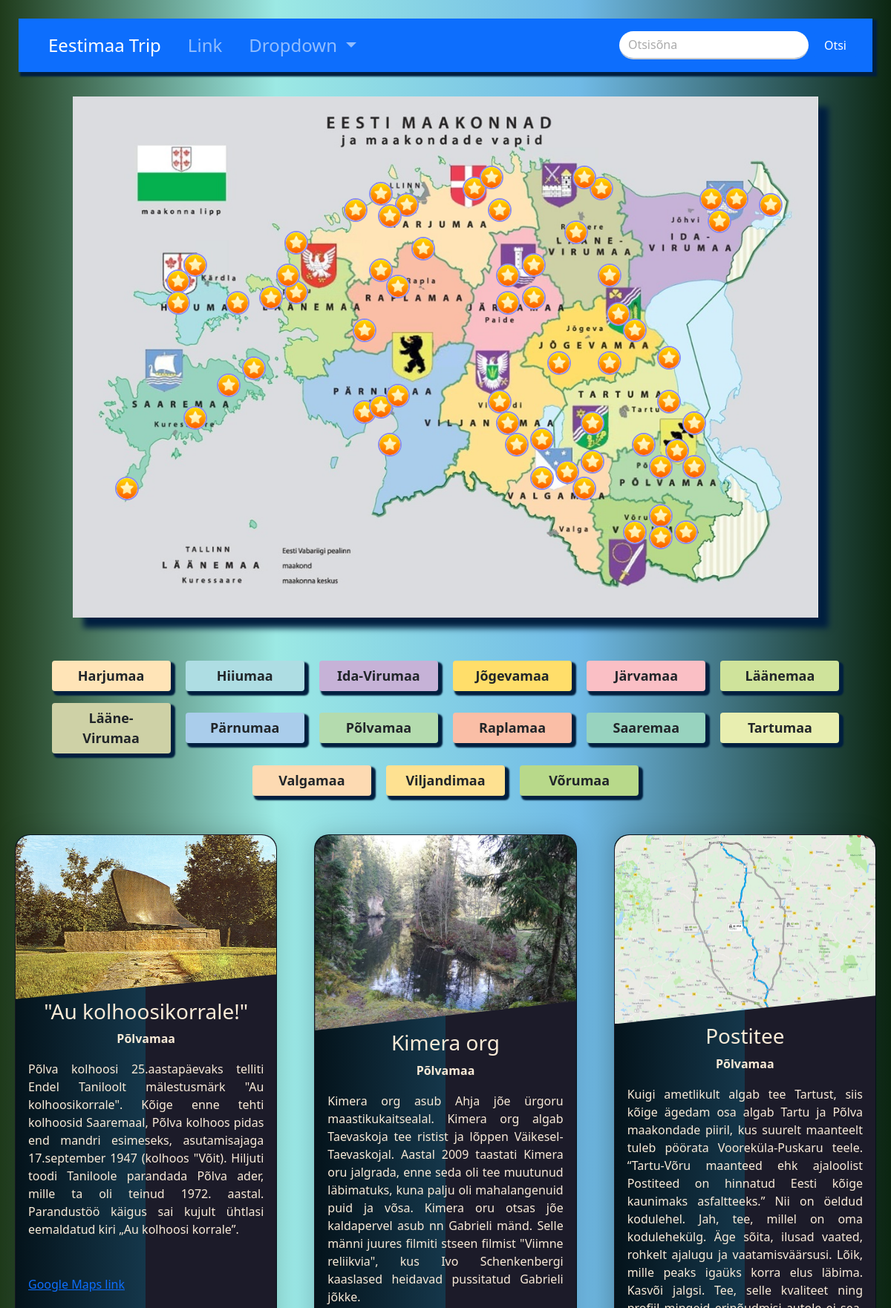
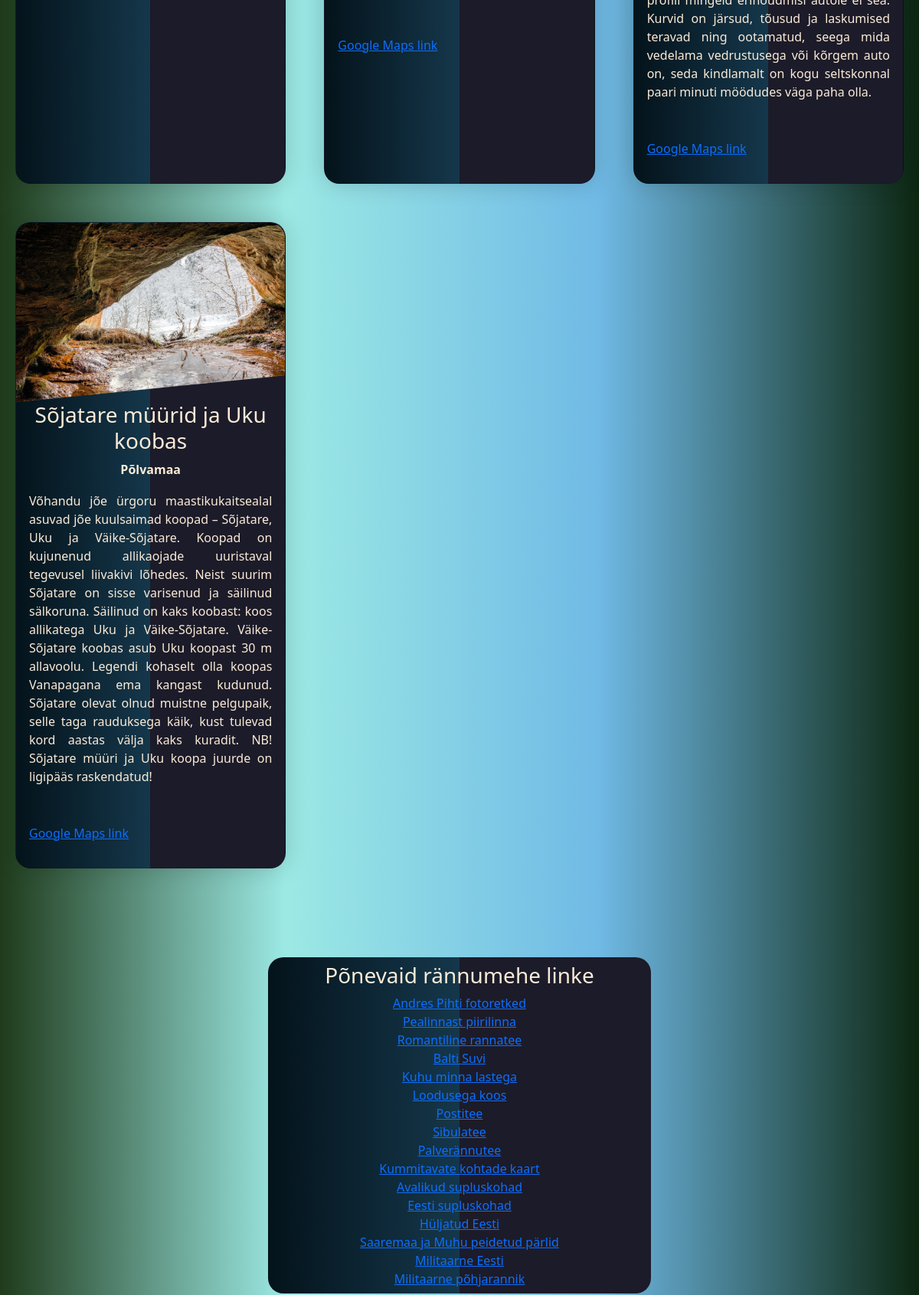
/pol.php (upper part), run on the app's committed database (2 pictures, top to bottom).
### tables this page shows
CREATE TABLE `siht` (
  `id` int(11) NOT NULL,
  `tunnus` varchar(7) NOT NULL,
  `nimi` varchar(50) NOT NULL,
  `maakond` varchar(20) NOT NULL,
  `info` varchar(3000) NOT NULL,
  `asukoht` varchar(50) NOT NULL,
  `iframe` varchar(1000) NOT NULL
);

### pol.php (the view, shortened to what this page needs)
<?php
    $message_sent = false;
?>
<!DOCTYPE html>
<html lang="en">
<head>
    <link rel="stylesheet" href="css/bootstrap.min.css">
    <link rel="stylesheet" href="style/style.css">
</head>
<body>
    <nav class="navbar navbar-expand-lg navbar-dark bg-primary">
        <div class="container-fluid">
          <div class="collapse navbar-collapse" id="navbarSupportedContent">
            <ul class="navbar-nav me-auto mb-2 mb-lg-0">
              <li class="nav-item">
                <a class="nav-link active" aria-current="page" href="#">Eestimaa Trip</a>
              </li>
              <li class="nav-item">
                <a class="nav-link" href="#">Link</a>
              </li>
              <li class="nav-item dropdown">
                <a class="nav-link dropdown-toggle" href="#" id="navbarDropdown" role="button" data-bs-toggle="dropdown" aria-expanded="false">
                  Dropdown
                </a>
              </li>
            </ul>
            <form class="d-flex">
              <input class="form-control me-2 rounded-pill" type="search" placeholder="Otsisõna" aria-label="Search">
              <button class="btn btn-primary" type="submit">Otsi</button>
            </form>
          </div>
        </div>
    </nav>
<div id="body">
        <?php include 'map.php';?>
        <div id="maakonnad">
            <button type="button" class="btn" onclick="window.location.href='har.php#siht'" style="background-color: #ffe4b7;">Harjumaa</button>
            <button type="button" class="btn" onclick="window.location.href='hii.php#siht'" style="background-color: #aedde3;">Hiiumaa</button>
            <button type="button" class="btn" onclick="window.location.href='ivi.php#siht'" style="background-color: #c6b2d7;">Ida-Virumaa</button>
            <button type="button" class="btn" onclick="window.location.href='jog.php#siht'" style="background-color: #ffde6a;">Jõgevamaa</button>
            <button type="button" class="btn" onclick="window.location.href='jar.php#siht'" style="background-color: #fabfc5;">Järvamaa</button>
            <button type="button" class="btn" onclick="window.location.href='laa.php#siht'" style="background-color: #cfe39b;">Läänemaa</button>
            <button type="button" class="btn" onclick="window.location.href='lvi.php#siht'" style="background-color: #ced1a6;">Lääne-Virumaa</button>
            <button type="button" class="btn" onclick="window.location.href='par.php#siht'" style="background-color: #aacdeb;">Pärnumaa</button>
            <button type="button" class="btn" onclick="window.location.href='pol.php#siht'" style="background-color: #b4dbae;">Põlvamaa</button>
            <button type="button" class="btn" onclick="window.location.href='rap.php#siht'" style="background-color: #fabea6;">Raplamaa</button>
            <button type="button" class="btn" onclick="window.location.href='saa.php#siht'" style="background-color: #98d3bf;">Saaremaa</button>
            <button type="button" class="btn" onclick="window.location.href='tar.php#siht'" style="background-color: #e8eeb0;">Tartumaa</button>
            <button type="button" class="btn" onclick="window.location.href='val.php#siht'" style="background-color: #fddab2;">Valgamaa</button>
            <button type="button" class="btn" onclick="window.location.href='vil.php#siht'" style="background-color: #fee191;">Viljandimaa</button>
            <button type="button" class="btn" onclick="window.location.href='vor.php#siht'" style="background-color: #b8d98a;">Võrumaa</button>
        </div><br>
        <?php
        $servername = "localhost";
        $username = "root";
        $password = "";
        $dbname = "eesti_trip";
        $conn = mysqli_connect($servername, $username, $password, $dbname);
        $sql = "SELECT tunnus, nimi, maakond, info, asukoht, iframe FROM siht WHERE maakond='Põlvamaa'";
        if ($result=mysqli_query($conn,$sql)) {
            if(mysqli_num_rows($result)>0){
                echo"<div class='cards'>";
                while($row=mysqli_fetch_array($result)){
                    echo"<div class='card'>";
                    echo"<div class='card_container'>";
                    echo"<img class='location' src='img/".$row['tunnus'].".jpg' alt=''>";
                    echo"</div>";
                    echo"<div class='details'>";
                    echo"<h3>".$row['nimi']."</h3>";
                    echo"<div class='mk'><b>".$row['maakond']."</b></div>";
                    echo"<p>".$row['info']."</p>";
                    echo"<p><a target='_blank' href=".$row['asukoht'].">Google Maps link</a></p>";
                    echo"</div>";
                    echo"</div>";
                }
                echo"</div class='cards'>";
                } else {
                    echo"Kirjeid ei leitud!";
                }
        } else {
            echo "Viga: " . $sql . "<br>" . mysqli_error($conn);
        }
        ?>
        </div><br><br>
    </div><br><br>
    <?php include 'links.php';?>
    <?php
    if($message_sent):
    ?>
      <h3>Tänud, me võtame teiega ühendust!</h3>
    <?php
    else:
    ?>
    <br>
    <?php
    endif;
    ?>
</body>
</html>

### style/style.css (style rules this page uses)
:root { --boxshadow: #001f3f; --font-color: #555; --font-color-color: orange; }
body { background-color: #b3c6ce; background: linear-gradient(90deg, rgb(31, 59, 27) 0%, rgba(156,233,228,1) 31%, rgba(112,186,230,1) 65%, rgba(12,38,17,1) 100%); background-attachment: fixed; color: antiquewhite; text-align: center; }
.navbar-nav > li { margin-left:10px; margin-right:10px; font-size: x-large; }
.navbar { background-color: #001f3f; margin: 25px; padding: 10px; box-shadow: 4px 4px 2px 2px var(--boxshadow); }
.form-control { box-shadow: none; border-radius: 0; border-color: #CCC; border-width: 2px; border-style: none none solid none; }
.form-control::placeholder { color: #aaa; }
#maakonnad { margin: auto; width: 90%; display: block; }
#maakonnad > button { width: 160px; margin: 8px; font-size: large; font-weight: 600; box-shadow: 4px 4px 2px 2px var(--boxshadow); }
.cards { display: grid; grid-template-columns: repeat(auto-fit, minmax(300px,1fr)); padding: 20px; grid-gap: 50px; }
.card { text-align: justify; background: linear-gradient(90deg, rgb(4, 19, 27) 0%, rgb(21, 55, 75) 50%, rgba(28,27,41,1) 50%, rgba(28,27,41,1) 100%); border-radius: 20px; box-shadow: 0 0 30px rgba(0,0,0,0.18); transition: 0.4s; cursor: pointer; }
.mk { text-align: center; }
.card_container { position: relative; clip-path: polygon(0 0,100% 0, 100% 85%, 0 100%); }
img.location { width: 100%; display: block; border-radius: 20px 20px 0 0; }
h3 { text-align: center; }
p { padding: 17px; }

### data on the page
siht: tunnus (picture), nimi "\"Au kolhoosikorrale!\"", maakond "Põlvamaa", info "Põlva kolhoosi 25.aastapäevaks telliti Endel Taniloolt mälestusmärk \"Au kolhoosikorrale\". Kõige enne tehti kolhoosid Saaremaal, Põlva kolhoos pidas end mandri esimeseks, asutamisajaga 17.september 1947 (kolhoos \"Võit). Hiljuti toodi Taniloole parandada Põlva ader, mille ta oli teinud 1972. aastal. Parandustöö käigus sai kujult ühtlasi eemaldatud kiri „Au kolhoosi korrale”."
siht: tunnus (picture), nimi "Kimera org", maakond "Põlvamaa", info "Kimera org asub Ahja jõe ürgoru maastikukaitsealal. Kimera org algab Taevaskoja tee ristist ja lõppen Väikesel-Taevaskojal. Aastal 2009 taastati Kimera oru jalgrada, enne seda oli tee muutunud läbimatuks, kuna palju oli mahalangenuid puid ja võsa. Kimera oru otsas jõe kaldapervel asub nn Gabrieli mänd. Selle männi juures filmiti stseen filmist \"Viimne reliikvia\", kus Ivo Schenkenbergi kaaslased heidavad pussitatud Gabrieli jõkke."
siht: tunnus (picture), nimi "Postitee", maakond "Põlvamaa", info "Kuigi ametlikult algab tee Tartust, siis kõige ägedam osa algab Tartu ja Põlva maakondade piiril, kus suurelt maanteelt tuleb pöörata Vooreküla-Puskaru teele. “Tartu-Võru maanteed ehk ajaloolist Postiteed on hinnatud Eesti kõige kaunimaks asfaltteeks.” Nii on öeldud kodulehel. Jah, tee, millel on oma kodulehekülg. Äge sõita, ilusad vaated, rohkelt ajalugu ja vaatamisväärsusi. Lõik, mille peaks igaüks korra elus läbima. Kasvõi jalgsi. Tee, selle kvaliteet ning profiil mingeid erinõudmisi autole ei sea. Kurvid on järsud, tõusud ja laskumised teravad ning ootamatud, seega mida vedelama vedrustusega või kõrgem auto on, seda kindlamalt on kogu seltskonnal paari minuti möödudes väga paha olla."
siht: tunnus (picture), nimi "Sõjatare müürid ja Uku koobas", maakond "Põlvamaa", info "Võhandu jõe ürgoru maastikukaitsealal asuvad jõe kuulsaimad koopad – Sõjatare, Uku ja Väike-Sõjatare. Koopad on kujunenud allikaojade uuristaval tegevusel liivakivi lõhedes. Neist suurim Sõjatare on sisse varisenud ja säilinud sälkoruna. Säilinud on kaks koobast: koos allikatega Uku ja Väike-Sõjatare. Väike-Sõjatare koobas asub Uku koopast 30 m allavoolu. Legendi kohaselt olla koopas Vanapagana ema kangast kudunud. Sõjatare olevat olnud muistne pelgupaik, selle taga rauduksega käik, kust tulevad kord aastas välja kaks kuradit. NB! Sõjatare müüri ja Uku koopa juurde on ligipääs raskendatud!"
